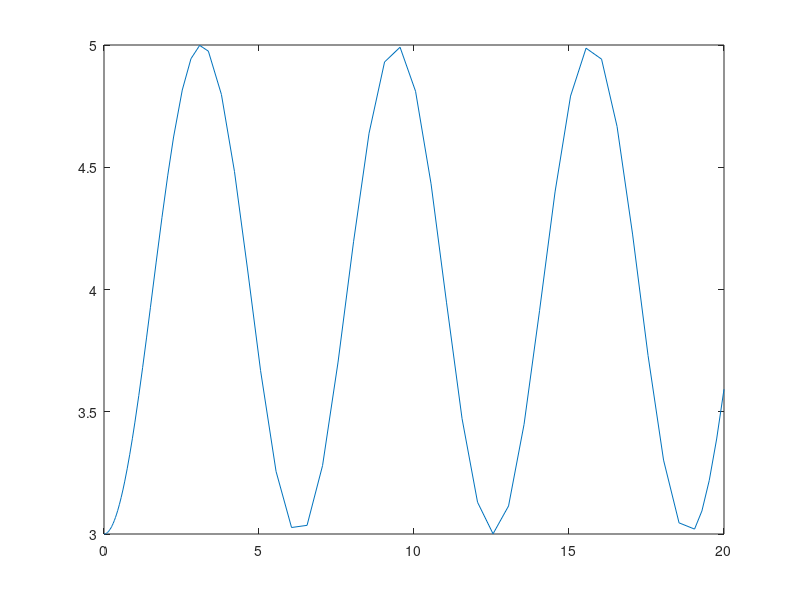

Recreate this plot in MATLAB. (Note: this script raises an error after producing the figure.)
clear all;   % This clears all workspaces
close all;   % This closes all figures 
clc;         % This clears the command window
format long; 

name = 'Brian Masse';
id = 'A17991084';
hw_num = 5;

tic

%% Reference

% help drawode
% help slopefield
% help phaseplane
% help drawphase
% help euler

%% Question 1

A = [1, 1, 0; -2, -1, 2; 2, 1, -1];
[eigVec, eigVal] = eig(A)

%% Question 2
g = @(x, y) sin(x);
[x, y] = ode45( g, [0, 20], 3 );
y(25);
x(25);


plot(x, y)

%% Question 3
g = @(t, Y) [ -Y(2); sin(Y(1)) ];

phaseplane( g, [-4, 6], [-4, 4], 20 )

toc